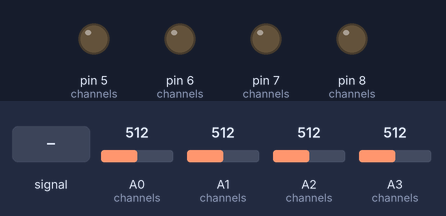
Simulated run of this sketch. Board: Arduino Leonardo, built with avr-gcc and run on an emulated ATmega32U4. Parts: output pins drawn as LEDs (lit = HIGH). The test bench sets the inputs (shaded band); at power-on: A0 (channels) = 512, A1 (channels) = 512, A2 (channels) = 512, A3 (channels) = 512. USB keyboard and mouse output is not drawn.

Above: at 1.2 s.
1.3 s: A0 (channels) fed a 200 Hz sine of ±81 counts around its level
At 1.6 s:
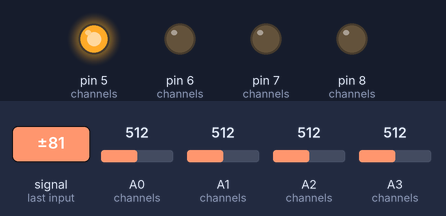
Timing chart, 0 to 4.3 s (numbered marks = the images above; inputs shaded):
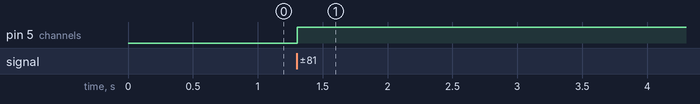

Measured:
- after the input at 1.3 s, pin 5 (channels): LOW → HIGH at once

The sketch:

TaikoController.ino
```cpp
#define CHANNELS 4
#define SAMPLE_CACHE_LENGTH 16
#define DEBUG 0

#include <Keyboard.h>
#include <limits.h>
#include "cache.h"

// Define a structure to hold channel-specific data
struct ChannelData {
    int inputPin;
    int outputPin;
    char outputKey;
    float sensitivity;
    unsigned long hitThreshold;
    unsigned long resetThreshold;
    Cache<int, SAMPLE_CACHE_LENGTH> inputWindow;
    unsigned long power;
    unsigned long lastPower;
    bool triggered;
    unsigned long triggeredTime;
};

// Initialize channel data
ChannelData channels[] = {
    {A0, 5, 'd', 1.0, 1, 2},
    {A1, 6, 'f', 1.0, 8, 1},
    {A2, 7, 'j', 1.0, 8, 1},
    {A3, 8, 'k', 1.0, 1, 2}
};

short maxIndex = -1;
float maxPower = 0;

void setup() {
    Serial.begin(115200);
    Keyboard.begin();
    analogReference(DEFAULT);

    for (byte i = 0; i < CHANNELS; i++) {
        channels[i].power = 0;
        channels[i].lastPower = 0;
        channels[i].triggered = false;
        pinMode(channels[i].outputPin, OUTPUT);
    }
}

void loop() {
    processChannels();
    checkTriggerConditions();
    debugOutput();
}

void processChannels() {
    for (byte i = 0; i < CHANNELS; i++) {
        int reading = analogRead(channels[i].inputPin);
        channels[i].inputWindow.put(reading);
        channels[i].power = channels[i].sensitivity *
                            (channels[i].power - channels[i].inputWindow.get(1) + channels[i].inputWindow.get());

        if (channels[i].lastPower > maxPower && channels[i].power < channels[i].lastPower) {
            maxPower = channels[i].lastPower;
            maxIndex = i;
        }
        channels[i].lastPower = channels[i].power;
    }
}

void checkTriggerConditions() {
    if (maxIndex != -1) {
        if (channels[maxIndex].lastPower < channels[maxIndex].resetThreshold) {
            channels[maxIndex].triggered = false;
            digitalWrite(channels[maxIndex].outputPin, LOW);
            maxIndex = -1;
            maxPower = 0;
        } else if (!channels[maxIndex].triggered && maxPower >= channels[maxIndex].hitThreshold) {
            channels[maxIndex].triggered = true;
            digitalWrite(channels[maxIndex].outputPin, HIGH);
#if !DEBUG
            Keyboard.print(channels[maxIndex].outputKey);
#endif
        }
    }
}

void debugOutput() {
#if DEBUG
    for (byte i = 0; i < CHANNELS; i++) {
        Serial.print(channels[i].power);
        Serial.print(" ");
    }
    Serial.print("\n");
#endif
}
```

cache.h
```cpp
/***************************************************************
 *                                                             *
 *                Taiko Sanro - Arduino                        *
 *                 Cache data structure                        *
 *                                                             *
 *                        Chris                                *
 *                   wisaly@gmail.com                          *
 *                                                             *
 ***************************************************************/

#ifndef CACHE_H
#define CACHE_H

template <class T, int L>
class Cache {
public:
  Cache() { memset(data_, 0, sizeof(data_)); }
  inline void put(T value) {
    current_ = (current_ + 1) & (L - 1);
    data_[current_] = value;
  }
  inline T get(int offset = 0) const {
    return data_[(current_ + offset) & (L - 1)];
  }

private:
  T data_[L];
  int current_ = 0;
};

#endif  // CACHE_H
```
